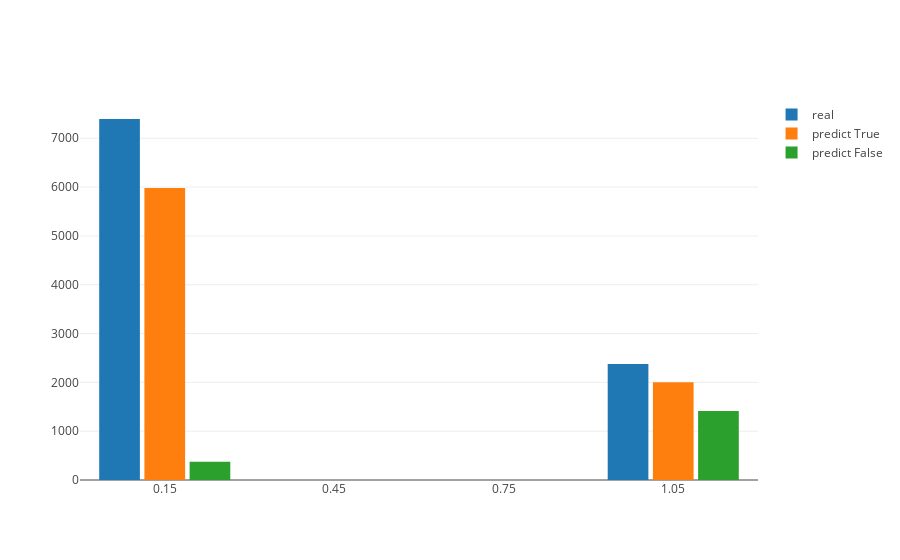

The cell this chart's notebook holds for it:
### Markdown cell above
**Посмотрим распределение.**

### Code cell
y_test_pr = y_predict

trues = list(y_test == y_test_pr)

i = 0
y_test_pr_True = [] 
y_test_pr_False = []
for value in trues:
    if value == True:
        y_test_pr_True.append(y_test_pr[i])
    elif value == False:
        y_test_pr_False.append(y_test_pr[i])
    i += 1

trace0 = go.Histogram(x=y_test, xbins=dict(start=0, end=1, size=0.3), name='real' )
trace1 = go.Histogram(x=y_test_pr_True, xbins=dict(start=0, end=1, size=0.3), name='predict True')
trace2 = go.Histogram(x=y_test_pr_False, xbins=dict(start=0, end=1, size=0.3), name='predict False')

traces = [trace0, trace1, trace2]
layout = go.Layout(bargap=0.2,bargroupgap=0.1)
fig = go.Figure(data=traces, layout=layout)
iplot(fig, show_link=False)

### Figure 1 — Plotly figure (JSON) as saved in the notebook; plotly's stock layout.template omitted (floating-point values rounded to 4 significant figures; data arrays with more than 128 entries replaced by an {"elided": "..."} marker saying what was removed)
{"data": [{"name": "real", "type": "histogram", "uid": "c2b114b8-f0e7-424c-b315-c0a03eb00bd1", "x": {"elided": "9769 int values"}, "xbins": {"end": 1, "size": 0.3, "start": 0}}, {"name": "predict True", "type": "histogram", "uid": "e7b429d7-c26d-40d0-b395-3ef1c7e2cd3f", "x": {"elided": "7985 int values"}, "xbins": {"end": 1, "size": 0.3, "start": 0}}, {"name": "predict False", "type": "histogram", "uid": "ac7fa1c8-7829-4e9d-9e85-57aaf96ed730", "x": {"elided": "1784 int values"}, "xbins": {"end": 1, "size": 0.3, "start": 0}}], "layout": {"bargap": 0.2, "bargroupgap": 0.1}}
